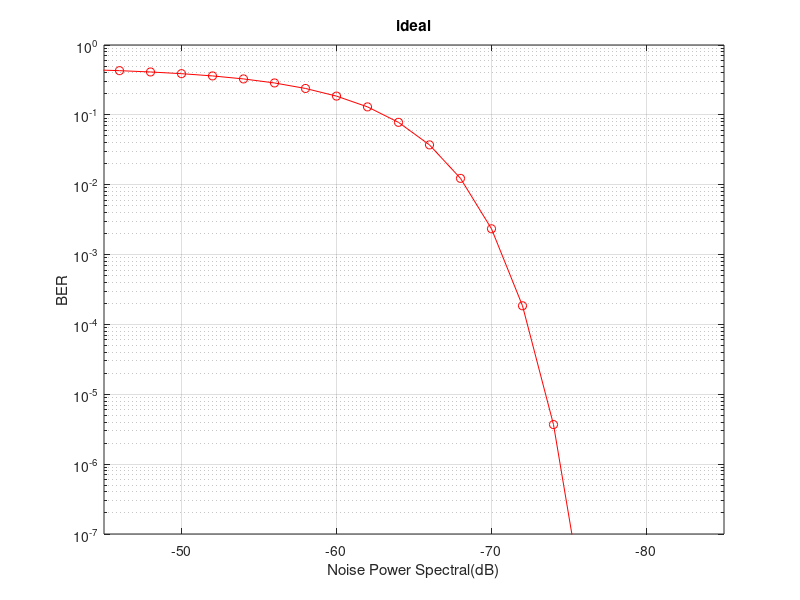
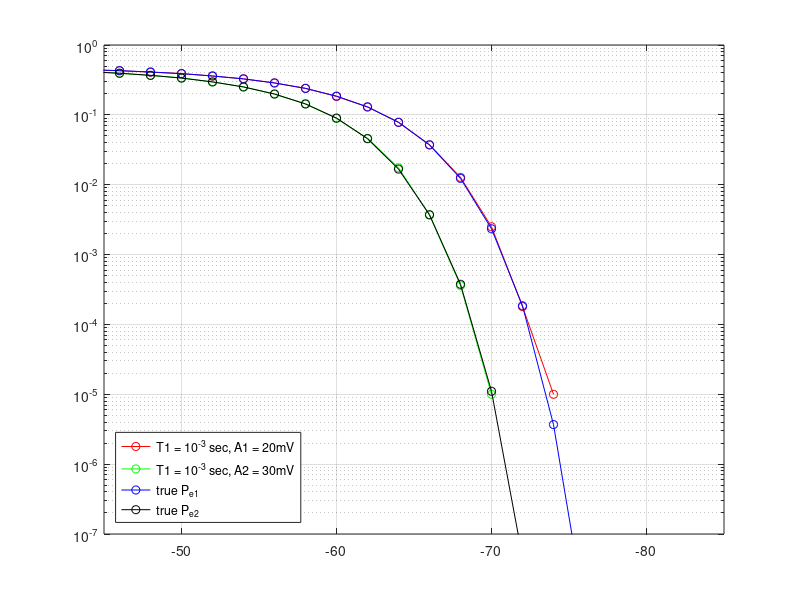
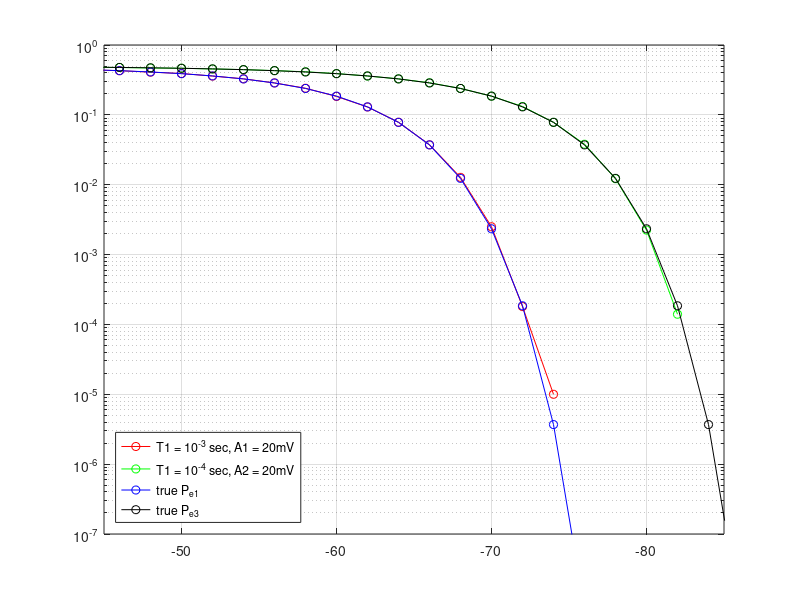

Write the MATLAB code that produced these figures, in order.
% 積分傾卸接收機（integrate-and-dump receiver）
% 用 10^5 個 bit 模擬 antipodal 訊號，比較振幅 20 / 30 mV 與 T_b = 1 / 0.1 ms 下的 BER 與理論值
% 輸出：BER vs. 雜訊功率頻譜密度 N0
clear
clc
num=10.^5;
A1 = 0.02;
A2 = 0.03;
T1 = 1/1000;
T2 = 0.1/1000;
N0 = -20:-2:-86;
N0w=10.^(N0./10);

for i = 1:length(N0)
    x1(i) = sqrt(2.*(A1.^2).*T1./N0w(i));
    x2(i) = sqrt(2.*(A2.^2).*T1./N0w(i));
    x3(i) = sqrt(2.*(A1.^2).*T2./N0w(i));
    Q1(i) = (1/sqrt(2*pi)) * integral(@(t) exp(-t.^2 / 2), x1(i), 60);% A1 T1
    Q2(i) = (1/sqrt(2*pi)) * integral(@(t) exp(-t.^2 / 2), x2(i), 60);% A2 T1
    Q3(i) = (1/sqrt(2*pi)) * integral(@(t) exp(-t.^2 / 2), x3(i), 60);% A1 T2
end
semilogy(N0, Q1,'r-o');
xlim([-85 -45])
ylim([10.^-7 1])
xlabel('Noise Power Spectral(dB)')
ylabel('BER')
title('ideal')
grid on
set(gca,'XDir','reverse')

m=round(rand(1, num)); 
s1=(2*m-ones(size(m)))*A1; 
s2=(2*m-ones(size(m)))*A2; 

for ii = 1:length(N0)
    nois1=10^(N0(ii)/20)*sqrt(T1/2);
    nois2=10^(N0(ii)/20)*sqrt(T2/2);
    n1=nois1*randn(size(s1)); 
    n2=n1./nois1.*nois2; 

    v1 = s1.*T1 + n1;
    v2 = s2.*T1 + n1;
    v3 = s1.*T2 + n2;

    err1(ii,:) = sign(s1)~=sign(v1); % A1 T1
    err2(ii,:) = sign(s2)~=sign(v2); % A2 T1
    err3(ii,:) = sign(s1)~=sign(v3); % A1 T2

end
error1 = sum(err1.')/num;
error2 = sum(err2.')/num;
error3 = sum(err3.')/num;

%第一題 T1 A1 A2
figure;
title('第一題');
xlabel('Noise Power Spectral(dB)');
ylabel('BER');
semilogy(N0,error1,'r-o',N0,error2,'g-o',N0,Q1,'b-o',N0,Q2,'k-o')
xlim([-85 -45])
ylim([10.^-7 1])
grid on
legend('T1 = 10^-^3 sec, A1 = 20mV', 'T1 = 10^-^3 sec, A2 = 30mV','true P_e_1','true P_e_2','location','southwest');
set(gca,'XDir','reverse')

%第二題 A1 T1 T2
figure
title(['第二題']);
xlabel('Noise Power Spectral(dB)');
ylabel('BER');
semilogy(N0,error1,'r-o',N0,error3,'g-o',N0,Q1,'b-o',N0,Q3,'k-o')
xlim([-85 -45])
ylim([10.^-7 1])
grid on
legend('T1 = 10^-^3 sec, A1 = 20mV', 'T1 = 10^-^4 sec, A2 = 20mV','true P_e_1','true P_e_3','location','southwest');
set(gca,'XDir','reverse')
